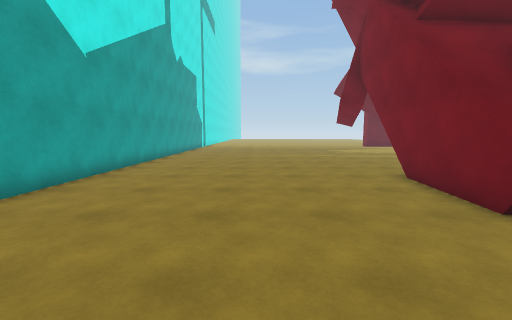
View 1 (above)

23 first-person views from a walk through a Unity game level. The camera is 1.4 m above the floor, tilts 6° down and sees 90° across. The floor is counted in squares, 1 m on a side. Each view is taken from the middle of a square. On the plan, view 1 faces up. The plan holds only what a view shows up to about 13 squares ahead; the rest is blank. The place goes on beyond the plan.

View 2
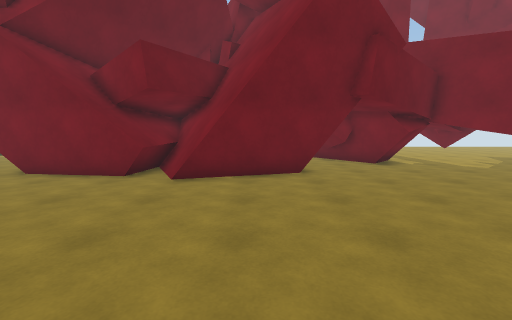

View 3
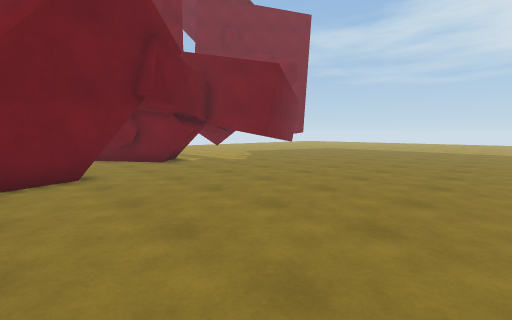

View 4
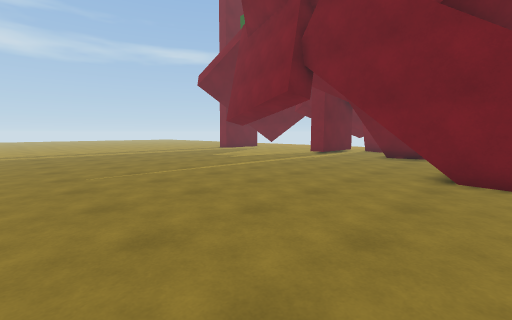

View 5
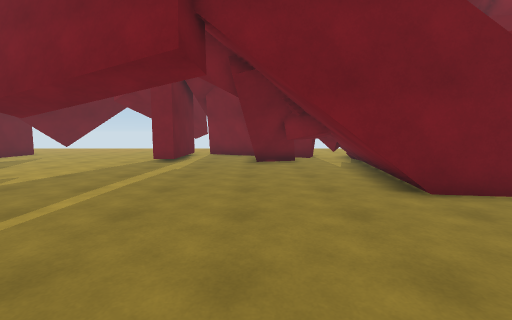

View 6
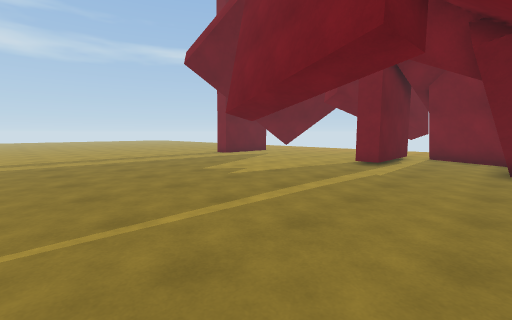

View 7
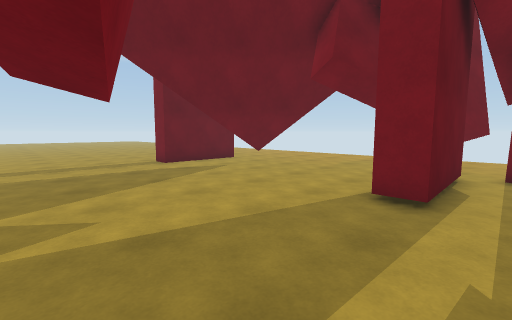

View 8
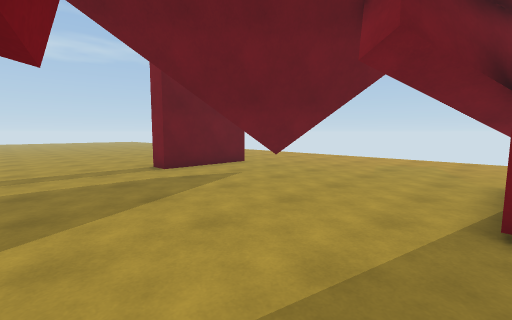

View 9
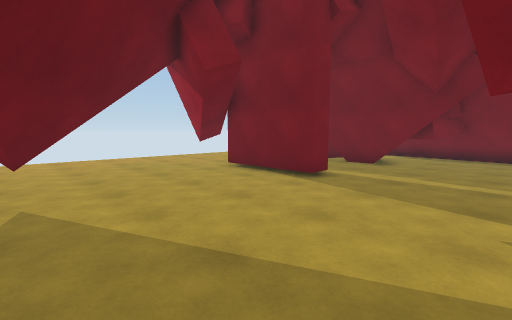

View 10
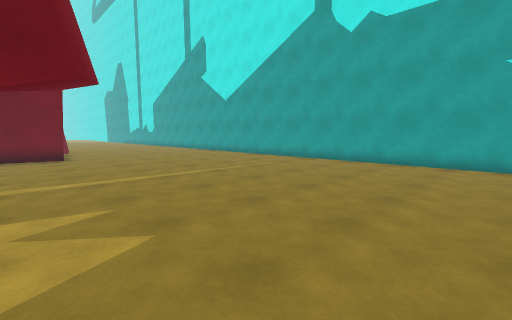

View 11
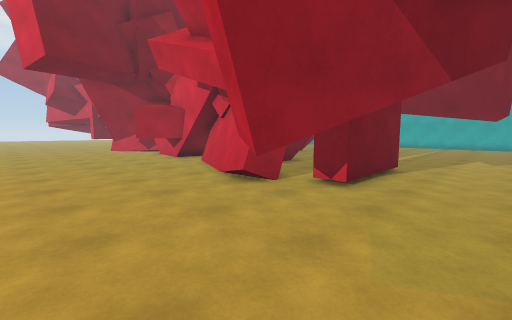

View 12
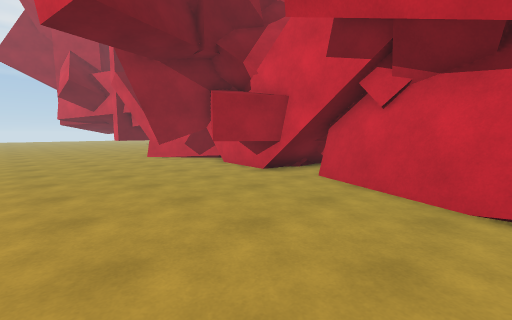

View 13
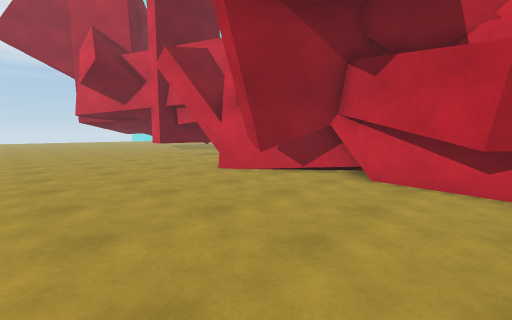

View 14
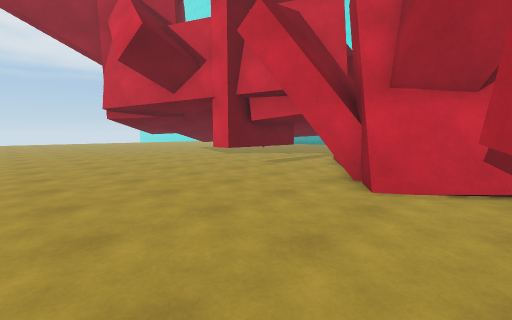

View 15
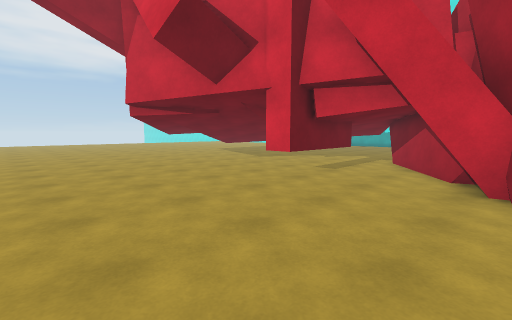

View 16
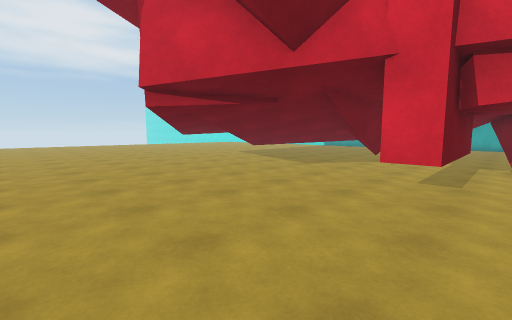

View 17
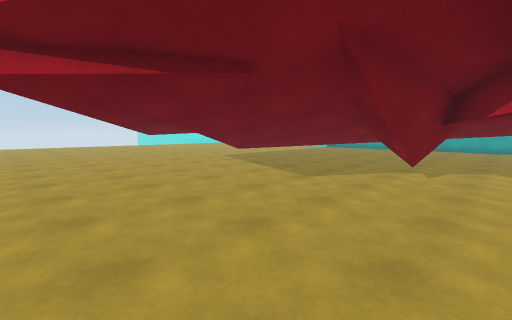

View 18
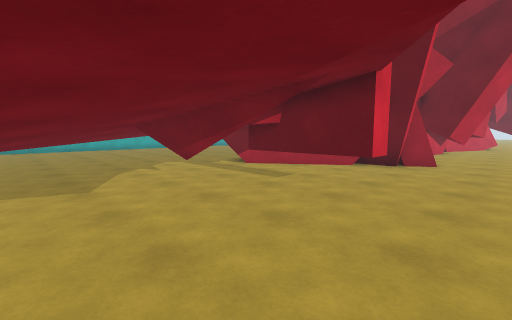

View 19
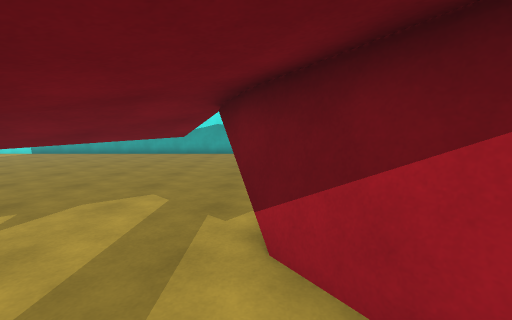

View 20
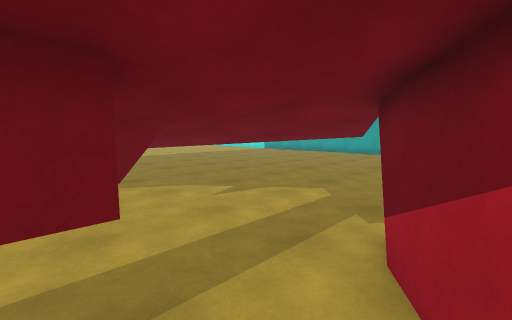

View 21
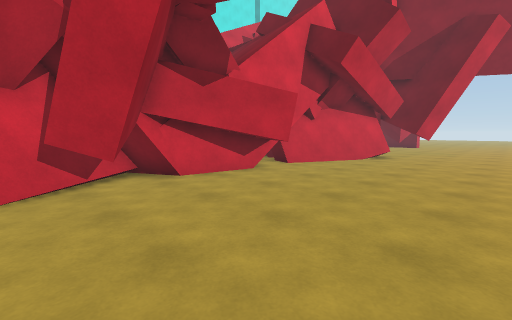

View 22
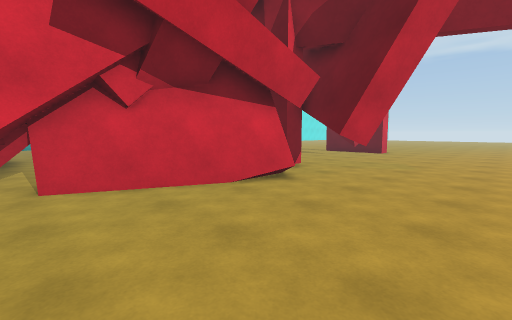

View 23
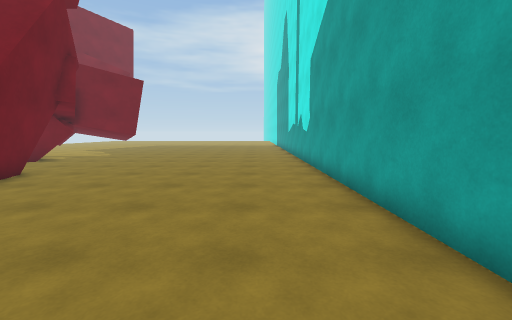

### Floor plan
Key: @ floor where view 1 was taken; # wall or solid block; . floor; = window, fence, low wall or low ledge; ^ raised ledge; T thing the floor can be seen under or through.
Columns run from 6 left of view 1 to 22 right of it. Each row starts with its distance up from view 1.
 24 #..................TTT ......
 23 #...................TT.......
 22 #............................
 21 #............................
 20 #............................
 19 #............................
 18 #............................
 17   ................#######....
 16   ................#######....
 15   ...................###.....
 14   ...................###.....
 13 #....................##......
 12 #...............#######......
 11 #...............##  ##.......
 10 #..........##..###  ##.......
  9 #..........###########.......
  8 #..........###########.......
  7 #..........#       ###.......
  6 #..........#        ###......
  5 #.........##        ###......
  4 #.........^^##      ###......
  3 #..........=###     ##.......
  2 #.........###      ##........
  1 #.........##       ####......
  0 #.....@...##        ###......
 -1 #..........#        ##.......
 -2 #..........#        ##.......
 -3 #.............     ###.......
 -4 #.............########.......
 -5 #.............#####..........
 -6 #............####............
 -7   ...........TTT.............
 -8   ..........T.....TTTT.......
 -9   .........T.....TTTTT.......
-10   .........TT.. TTT..........
-11   ..........TT..TTTT.........
-12   ..........TTTTTT...........
-13   ...........TTTT............
-14   ...........TTTTT...........
-15   ............TTTTT..........
-16   ............ T####  .......

Where each view was taken, in squares from view 1:
view 1: 0 up, 0 right, facing up
view 2: 0 up, 4 left, facing right
view 3: 0 up, 4 left, facing down-right
view 4: 7 up, 4 left, facing up-right
view 5: 12 up, 1 left, facing right
view 6: 12 up, 0 right, facing up-right
view 7: 15 up, 6 right, facing up-right
view 8: 17 up, 7 right, facing up-right
view 9: 24 up, 7 right, facing down-right
view 10: 24 up, 7 right, facing down-left
view 11: 20 up, 22 right, facing down-left
view 12: 13 up, 22 right, facing down-left
view 13: 6 up, 22 right, facing down-left
view 14: 0 up, 22 right, facing down-left
view 15: 3 down, 22 right, facing down-left
view 16: 7 down, 21 right, facing down-left
view 17: 9 down, 18 right, facing down-left
view 18: 15 down, 18 right, facing up-left
view 19: 7 down, 12 right, facing left
view 20: 6 down, 12 right, facing down-left
view 21: 1 down, 22 right, facing up-left
view 22: 8 up, 22 right, facing up-left
view 23: 7 up, 3 left, facing down
